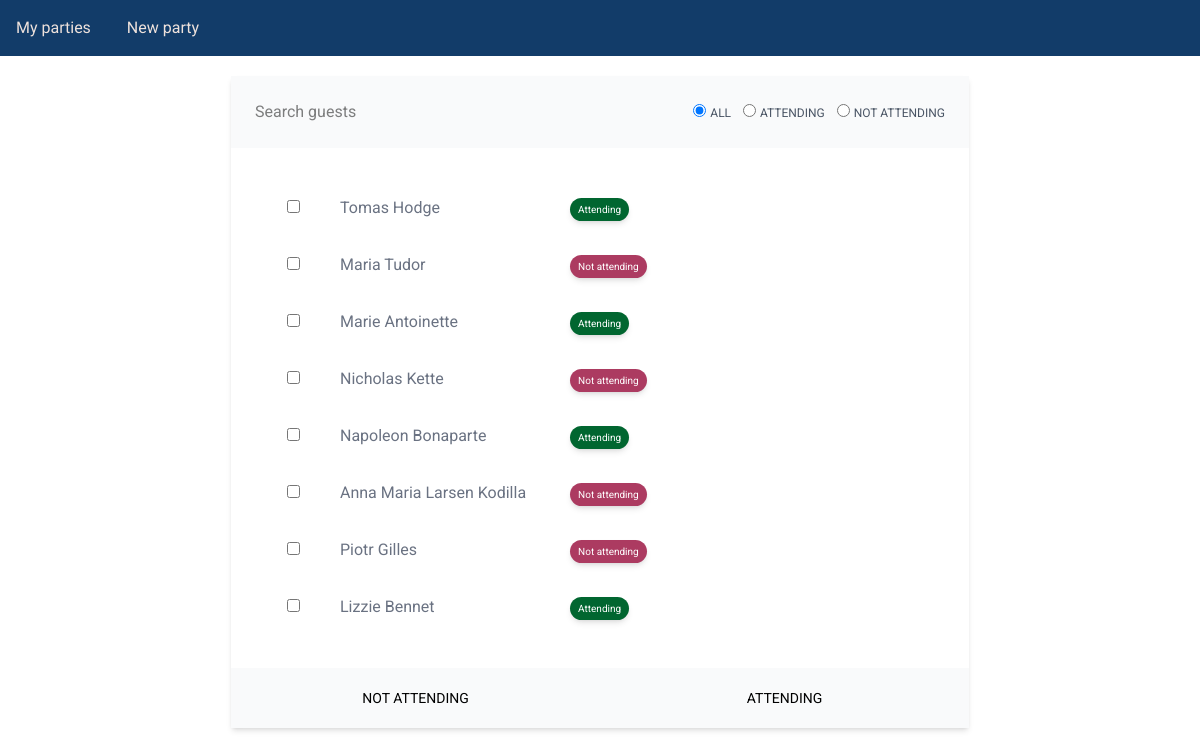
The app's page /party/00bb45a43936477b8113323c57f51f08/guests/, older data.
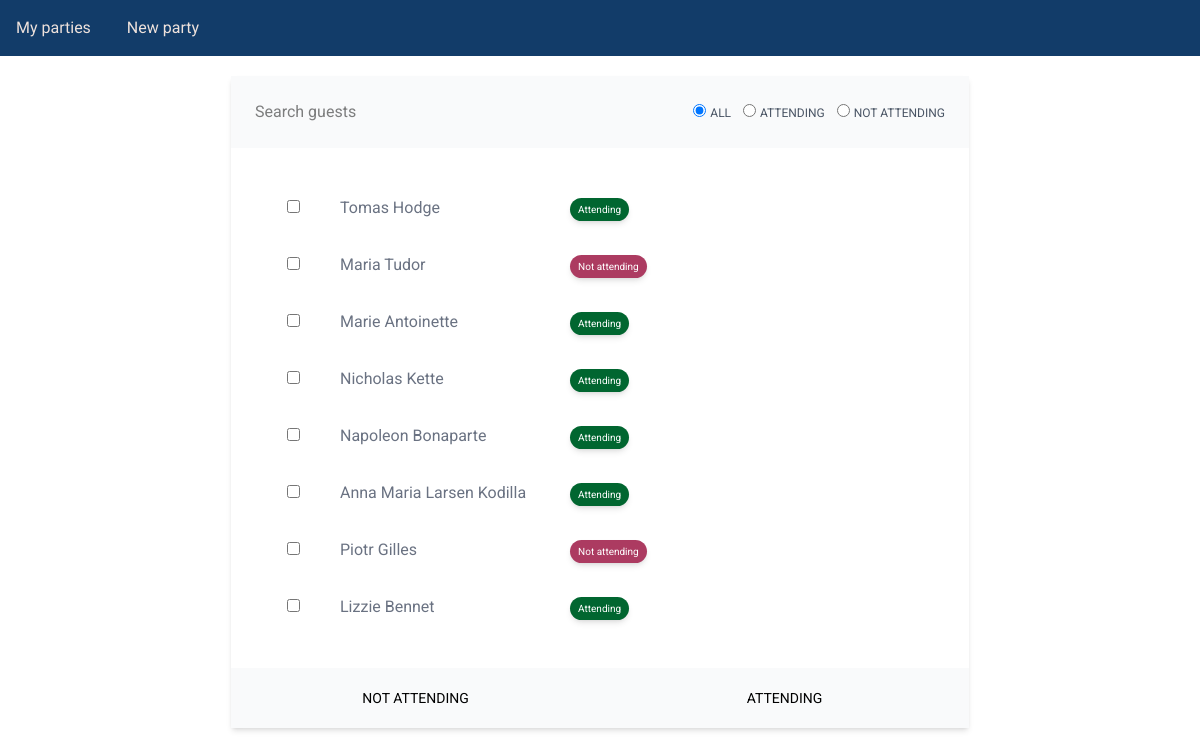
The same page, newer data.
### party_app/models.py (models this page shows)
class GuestBase(SQLModel):
    name: str = Field(sa_column=Column(String(100)))
    attending: bool = False
    party_id: UUID = Field(default=None, foreign_key="party.uuid")

class Guest(GuestBase, table=True):
    uuid: UUID = Field(default_factory=uuid4, primary_key=True)
    party: Party = Relationship(back_populates="guests")

### party_app/routes/guest_list.py (the view)
@router.get("/", name="guest_list_page", response_class=HTMLResponse)
def guest_list_page(
    party_id: UUID,
    request: Request,
    templates: Templates,
    session: Session = Depends(get_session),
):
    guests = session.exec(select(Guest).where(Guest.party_id == party_id)).all()
    return templates.TemplateResponse(
        request=request,
        name="guest_list/page_guest_list.html",
        context={"party_id": party_id, "guests": guests},
    )

### party_app/templates/guest_list/page_guest_list.html
{% extends 'base.html' %}
{% block content %}
<div class="w-6/8 bg-white shadow-md m-auto">
    <div class="bg-gray-50 p-4">
        {% include 'guest_list/partial_guest_filter.html' %}
    </div>
    <form class="table text-left text-gray-500 table-fixed min-w-fit p-8" id="guest-form">
        <div class="table-row-group" id="guests">
            {% include 'guest_list/partial_guest_list.html' %}
        </div>
    </form>
    <div class="bg-gray-50 grid grid-cols-2" hx-include="#guests" hx-target="#guests">
        <button class="p-5 uppercase text-sm cursor-pointer" type="button"
            hx-put="{{ url_for('mark_guests_not_attending_partial', party_id=party_id) }}">
            Not attending
        </button>
        <button class="p-5 uppercase text-sm cursor-pointer" type="button"
            hx-put="{{ url_for('mark_guests_attending_partial', party_id=party_id) }}">
            Attending
        </button>
    </div>
</div>
{% endblock %}

### party_app/templates/base.html (shortened to what this page needs)
<!DOCTYPE html>
<html lang="en">
<head>
    <link href="{{url_for('static', path='css/output.css')}}" rel="stylesheet">
</head>
<body class="bg-color-powder-light">
    <nav class="bg-custom-blue">
        <a href="/" class="inline-block p-4 text-custom-powder-light font-dancing-script text-2x1">
            My parties
        </a>
        <a href="{{ url_for('new_party_form_page') }}" class="inline-block p-4 text-custom-powder-light">New party</a>
    </nav>
    <main class="container p-5 mx-auto">
        {% block content %}
        {% endblock %}
    </main>
</body>
</html>

### party_app/templates/guest_list/partial_guest_filter.html
<form id="guest_filter_form" hx-swap-oob="true" hx-post="{{ url_for('filter_guests_partial', party_id=party_id) }}"
    hx-trigger="keyup delay:500ms from:#guest_search, search, change from:#attending_filter" hx-target="#guests">
    <div class="grid grid-cols-2 gap-4 items-center">
        <div>
            <input type="search" class="p-2 bg-transparent" placeholder="Search guests" id="guest_search"
                name="guest_search">
        </div>
        <div class="text-right" id="attending_filter">
            <input type="radio" id="all" name="attending_filter" value="all" checked>
            <label for="all" class="uppercase text-xs text-gray-600 pr-2">All</label>
            <input type="radio" id="attending" name="attending_filter" value="attending">
            <label for="attending" class="uppercase text-xs text-gray-600 pr-2">Attending</label>
            <input type="radio" id="not_attending" name="attending_filter" value="not_attending">
            <label for="not_attending" class="uppercase text-xs text-gray-600 pr-2">Not attending</label>
        </div>
    </div>
</form>

### party_app/templates/guest_list/partial_guest_list.html
{% for guest in guests %}
<div class="table-row">
    <div class="table-cell py-4 px-6 w-4">
        <input type="checkbox" value="{{ guest.uuid }}" name="guest_ids">
    </div>
    <div class="table-cell py-4 px-4 text-left">
        {{ guest.name }}
    </div>
    <div class="table-cell py-4 px-4 text-left">
        <button
            class="ml-3 py-1 px-2 shadow-md rounded-full text-white text-[10px] {{'bg-green-800' if guest.attending else 'bg-custom-red'}}">
            {{ 'Attending' if guest.attending else 'Not attending' }}
        </button>
    </div>
</div>
{% endfor %}

Row changes from the older to the newer data that the page shows:
changed Guest "Nicholas Kette": attending "Not attending" → "Attending"
changed Guest "Anna Maria Larsen Kodilla": attending "Not attending" → "Attending"
